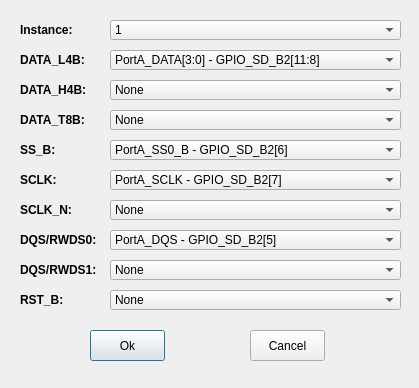
<?xml version="1.0" encoding="UTF-8"?>
<ui version="4.0">
 <class>flexspiConnCfgDialog</class>
 <widget class="QDialog" name="flexspiConnCfgDialog">
  <property name="geometry">
   <rect>
    <x>0</x>
    <y>0</y>
    <width>419</width>
    <height>388</height>
   </rect>
  </property>
  <property name="windowTitle">
   <string>Dialog</string>
  </property>
  <widget class="QLabel" name="label_instance">
   <property name="geometry">
    <rect>
     <x>20</x>
     <y>20</y>
     <width>81</width>
     <height>20</height>
    </rect>
   </property>
   <property name="font">
    <font>
     <weight>75</weight>
     <bold>true</bold>
    </font>
   </property>
   <property name="text">
    <string>Instance:</string>
   </property>
  </widget>
  <widget class="QComboBox" name="comboBox_instance">
   <property name="geometry">
    <rect>
     <x>110</x>
     <y>20</y>
     <width>291</width>
     <height>20</height>
    </rect>
   </property>
   <item>
    <property name="text">
     <string>1</string>
    </property>
   </item>
   <item>
    <property name="text">
     <string>2</string>
    </property>
   </item>
  </widget>
  <widget class="QLabel" name="label_dataL4b">
   <property name="geometry">
    <rect>
     <x>20</x>
     <y>50</y>
     <width>81</width>
     <height>20</height>
    </rect>
   </property>
   <property name="font">
    <font>
     <weight>75</weight>
     <bold>true</bold>
    </font>
   </property>
   <property name="text">
    <string>DATA_L4B:</string>
   </property>
  </widget>
  <widget class="QLabel" name="label_dataH4b">
   <property name="geometry">
    <rect>
     <x>20</x>
     <y>80</y>
     <width>81</width>
     <height>20</height>
    </rect>
   </property>
   <property name="font">
    <font>
     <weight>75</weight>
     <bold>true</bold>
    </font>
   </property>
   <property name="text">
    <string>DATA_H4B:</string>
   </property>
  </widget>
  <widget class="QLabel" name="label_ssb">
   <property name="geometry">
    <rect>
     <x>20</x>
     <y>140</y>
     <width>81</width>
     <height>20</height>
    </rect>
   </property>
   <property name="font">
    <font>
     <weight>75</weight>
     <bold>true</bold>
    </font>
   </property>
   <property name="text">
    <string>SS_B:</string>
   </property>
  </widget>
  <widget class="QLabel" name="label_sclk">
   <property name="geometry">
    <rect>
     <x>20</x>
     <y>170</y>
     <width>81</width>
     <height>20</height>
    </rect>
   </property>
   <property name="font">
    <font>
     <weight>75</weight>
     <bold>true</bold>
    </font>
   </property>
   <property name="text">
    <string>SCLK:</string>
   </property>
  </widget>
  <widget class="QLabel" name="label_dqs0">
   <property name="geometry">
    <rect>
     <x>20</x>
     <y>230</y>
     <width>100</width>
     <height>20</height>
    </rect>
   </property>
   <property name="font">
    <font>
     <weight>75</weight>
     <bold>true</bold>
    </font>
   </property>
   <property name="text">
    <string>DQS/RWDS0:</string>
   </property>
  </widget>
  <widget class="QLabel" name="label_sclkn">
   <property name="geometry">
    <rect>
     <x>20</x>
     <y>200</y>
     <width>100</width>
     <height>20</height>
    </rect>
   </property>
   <property name="font">
    <font>
     <weight>75</weight>
     <bold>true</bold>
    </font>
   </property>
   <property name="text">
    <string>SCLK_N:</string>
   </property>
  </widget>
  <widget class="QLabel" name="label_rstb">
   <property name="geometry">
    <rect>
     <x>20</x>
     <y>290</y>
     <width>100</width>
     <height>20</height>
    </rect>
   </property>
   <property name="font">
    <font>
     <weight>75</weight>
     <bold>true</bold>
    </font>
   </property>
   <property name="text">
    <string>RST_B:</string>
   </property>
  </widget>
  <widget class="QComboBox" name="comboBox_dataL4b">
   <property name="geometry">
    <rect>
     <x>110</x>
     <y>50</y>
     <width>291</width>
     <height>20</height>
    </rect>
   </property>
   <item>
    <property name="text">
     <string>PortA_DATA[3:0] - GPIO_SD_B2[11:8]</string>
    </property>
   </item>
   <item>
    <property name="text">
     <string>PortA_DATA[3:0] - GPIO_AD[23:20]</string>
    </property>
   </item>
   <item>
    <property name="text">
     <string>PortB_DATA[3:0] - GPIO_SD_B2[3:0]</string>
    </property>
   </item>
   <item>
    <property name="text">
     <string>PortB_DATA[3:0] - GPIO_AD[15:12]</string>
    </property>
   </item>
  </widget>
  <widget class="QComboBox" name="comboBox_dataH4b">
   <property name="geometry">
    <rect>
     <x>110</x>
     <y>80</y>
     <width>291</width>
     <height>20</height>
    </rect>
   </property>
   <item>
    <property name="text">
     <string>None</string>
    </property>
   </item>
   <item>
    <property name="text">
     <string>PortB_DATA[3:0] - GPIO_SD_B2[3:0]</string>
    </property>
   </item>
   <item>
    <property name="text">
     <string>PortB_DATA[3:0] - GPIO_AD[15:12]</string>
    </property>
   </item>
  </widget>
  <widget class="QComboBox" name="comboBox_ssb">
   <property name="geometry">
    <rect>
     <x>110</x>
     <y>140</y>
     <width>291</width>
     <height>20</height>
    </rect>
   </property>
   <item>
    <property name="text">
     <string>PortA_SS0_B - GPIO_SD_B2[6]</string>
    </property>
   </item>
   <item>
    <property name="text">
     <string>PortA_SS0_B - GPIO_AD[18]</string>
    </property>
   </item>
   <item>
    <property name="text">
     <string>PortA_SS1_B - GPIO_SD_B1[2]</string>
    </property>
   </item>
   <item>
    <property name="text">
     <string>PortB_SS0_B - GPIO_SD_B1[4]</string>
    </property>
   </item>
   <item>
    <property name="text">
     <string>PortB_SS1_B - GPIO_AD[35]</string>
    </property>
   </item>
   <item>
    <property name="text">
     <string>PortB_SS1_B - GPIO_SD_B1[3]</string>
    </property>
   </item>
  </widget>
  <widget class="QComboBox" name="comboBox_sclk">
   <property name="geometry">
    <rect>
     <x>110</x>
     <y>170</y>
     <width>291</width>
     <height>20</height>
    </rect>
   </property>
   <item>
    <property name="text">
     <string>PortA_SCLK - GPIO_SD_B2[7]</string>
    </property>
   </item>
   <item>
    <property name="text">
     <string>PortA_SCLK - GPIO_AD[19]</string>
    </property>
   </item>
   <item>
    <property name="text">
     <string>PortB_SCLK - GPIO_SD_B2[4]</string>
    </property>
   </item>
   <item>
    <property name="text">
     <string>PortB_SCLK - GPIO_AD[16]</string>
    </property>
   </item>
  </widget>
  <widget class="QComboBox" name="comboBox_dqs0">
   <property name="geometry">
    <rect>
     <x>110</x>
     <y>230</y>
     <width>291</width>
     <height>20</height>
    </rect>
   </property>
   <item>
    <property name="text">
     <string>PortA_DQS - GPIO_SD_B2[5]</string>
    </property>
   </item>
   <item>
    <property name="text">
     <string>PortA_DQS - GPIO_AD[17]</string>
    </property>
   </item>
   <item>
    <property name="text">
     <string>PortA_DQS - GPIO_EMC_B2[18]</string>
    </property>
   </item>
   <item>
    <property name="text">
     <string>PortB_DQS - GPIO_SD_B1[5]</string>
    </property>
   </item>
  </widget>
  <widget class="QComboBox" name="comboBox_sclkn">
   <property name="geometry">
    <rect>
     <x>110</x>
     <y>200</y>
     <width>291</width>
     <height>20</height>
    </rect>
   </property>
   <item>
    <property name="text">
     <string>None</string>
    </property>
   </item>
   <item>
    <property name="text">
     <string>PortB_SCLKN - GPIO_SD_B2[4]</string>
    </property>
   </item>
   <item>
    <property name="text">
     <string>PortB_SCLKN - GPIO_AD[16]</string>
    </property>
   </item>
  </widget>
  <widget class="QComboBox" name="comboBox_rstb">
   <property name="geometry">
    <rect>
     <x>110</x>
     <y>290</y>
     <width>291</width>
     <height>20</height>
    </rect>
   </property>
   <item>
    <property name="text">
     <string>None</string>
    </property>
   </item>
   <item>
    <property name="text">
     <string>RST_B - GPIO_SD_B1[0]</string>
    </property>
   </item>
   <item>
    <property name="text">
     <string>RST_B - GPIO_EMC_B1[40]</string>
    </property>
   </item>
  </widget>
  <widget class="QPushButton" name="pushButton_ok">
   <property name="geometry">
    <rect>
     <x>90</x>
     <y>330</y>
     <width>75</width>
     <height>31</height>
    </rect>
   </property>
   <property name="text">
    <string>Ok</string>
   </property>
  </widget>
  <widget class="QPushButton" name="pushButton_cancel">
   <property name="geometry">
    <rect>
     <x>250</x>
     <y>330</y>
     <width>75</width>
     <height>31</height>
    </rect>
   </property>
   <property name="text">
    <string>Cancel</string>
   </property>
  </widget>
  <widget class="QComboBox" name="comboBox_dataT8b">
   <property name="geometry">
    <rect>
     <x>110</x>
     <y>110</y>
     <width>291</width>
     <height>20</height>
    </rect>
   </property>
   <item>
    <property name="text">
     <string>None</string>
    </property>
   </item>
  </widget>
  <widget class="QLabel" name="label_dataT8b">
   <property name="geometry">
    <rect>
     <x>20</x>
     <y>110</y>
     <width>81</width>
     <height>20</height>
    </rect>
   </property>
   <property name="font">
    <font>
     <weight>75</weight>
     <bold>true</bold>
    </font>
   </property>
   <property name="text">
    <string>DATA_T8B:</string>
   </property>
  </widget>
  <widget class="QLabel" name="label_dqs1">
   <property name="geometry">
    <rect>
     <x>20</x>
     <y>260</y>
     <width>100</width>
     <height>20</height>
    </rect>
   </property>
   <property name="font">
    <font>
     <weight>75</weight>
     <bold>true</bold>
    </font>
   </property>
   <property name="text">
    <string>DQS/RWDS1:</string>
   </property>
  </widget>
  <widget class="QComboBox" name="comboBox_dqs1">
   <property name="geometry">
    <rect>
     <x>110</x>
     <y>260</y>
     <width>291</width>
     <height>20</height>
    </rect>
   </property>
   <item>
    <property name="text">
     <string>None</string>
    </property>
   </item>
  </widget>
 </widget>
 <resources/>
 <connections/>
</ui>
